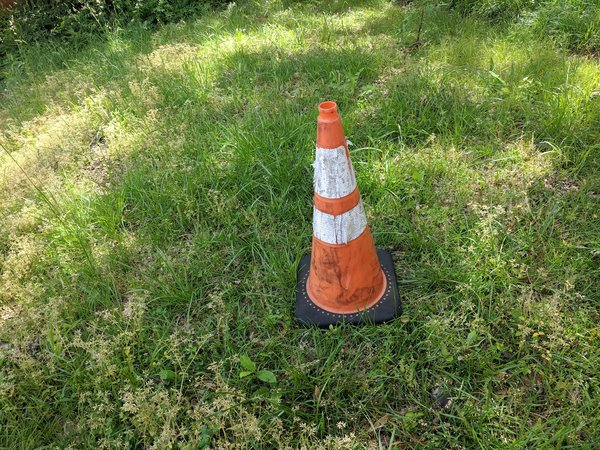
#> input picture images/garden/src.jpg, 600 x 450 px
$ python graph_cuts.py -i ../images/garden   (older library calls are emulated)
#> lines starting #> are read from the running program, lines starting #| are printed output that depends on the picture
# The following approach is inspired from https://github.com/niranjantdesai/image-blending-graphcuts

import maxflow
import cv2
import numpy as np
import networkx as nx
import matplotlib.pyplot as plt
import os
import argparse
import operator
from PIL import Image
from PIL import ImageDraw
from copy import copy


class Image_blending:
    """
    Main class for image synthesis with graph cuts
    """
    def __init__(self, Source, sink, Mask, construct_graph=False):
        """
        Initializes the graph and computes the min-cut.
        :param Source: image to be blended (foreground)
        :param sink: background image
        :param Mask: manual Mask with constrained pixels
        :param construct_graph: if true, graph is saved
        """
        assert (Source.shape == sink.shape),"Source and sink must be of same dimensions"

        # Creating a graph object from max-flow library
        graph = maxflow.Graph[float]()


        # adding the nodes to
        node_ids = graph.add_grid_nodes((Source.shape[0], Source.shape[1]))

        # function is called to compute edge weights
        self.edge_weights(Source, sink)

        # non-terminal edges are added
        width = Source.shape[1]
        height = Source.shape[0]
        for i in range(height):
            for j in range(width):
                # computing the right neighbor
                if j + 1 < width:
                    weight = self.edge_weights[i, j, 0]
                    graph.add_edge(node_ids[i][j],node_ids[i][j + 1],weight,weight)

                #computing the bottom neighbor
                if i + 1 < height:
                    weight = self.edge_weights[i, j, 1]
                    graph.add_edge(node_ids[i][j], node_ids[i + 1][j], weight, weight)

                # Add terminal edge capacities for the pixels constrained to belong to the Source/sink.
                if np.array_equal(Mask[i, j, :], [0, 255, 255]):
                    graph.add_tedge(node_ids[i][j], 0, np.inf)
                elif np.array_equal(Mask[i, j, :], [255, 128, 0]):
                    graph.add_tedge(node_ids[i][j], np.inf, 0)

        # Plot graph
        if construct_graph:
            nxg = graph.get_nx_graph()
            #self.plot_graph_2d(nxg, height, width)
            self.plot_graph_2d(graph, node_ids.shape)

        # Compute max flow / min cut.
        flow = graph.maxflow()
        self.sgm = graph.get_grid_segments(node_ids)
        self.sgm1 = self.sgm

        # Generating the text file containing vector of the pixels which are identified as cut
        np.savetxt("vector_of_the_pixels_identified_as_cut .txt", Source[self.sgm], fmt='% 4d')

        # # Generating the intermediate output i.e marking the cut pixels on source with black colour
        image_cut = Source.copy()
        gray = cv2.cvtColor(Mask, cv2.COLOR_BGR2GRAY)
        contors = cv2.findContours(gray, cv2.RETR_EXTERNAL, cv2.CHAIN_APPROX_SIMPLE)
        contors = contors[0] if len(contors) == 2 else contors[1]
        for c in contors:
            cv2.drawContours(image_cut, [c], -1, (36, 255, 12), thickness=5)
        cv2.imwrite(os.path.join(image_dir,"sol_to_image_cut.png"), image_cut)

        # Plotting the pixels to be cut from the source
        img2 = np.int_(np.logical_not(self.sgm))
        # plt.imshow(img2)
        # plt.show()

        # showing the overlay of source and target images
        over_lay = cv2.addWeighted(Source, 0.5, target, 0.7, 0)
        cv2.imwrite(os.path.join(image_dir, "image_showing_overlap.png"), over_lay)


        # #printing the adjaceny matrix of the graph
        # adj_m = nx.adjacency_matrix(graph.get_nx_graph())
        # print(adj_m)  #prints the adjacency list of graph
        # np.savetxt("adjacency_list.txt", adj_m )

    # [69 lines left out: functions plot_graph_2d, edge_weights, pixel_transfer, not called in this run]


if __name__ == '__main__':
    parser = argparse.ArgumentParser()
    parser.add_argument('-i', dest='image_dir', required=True, help='Please paste the directory of Images')
    args = parser.parse_args()

    # Read the images and the Mask.
    image_dir = args.image_dir
    Source = cv2.imread(os.path.join(image_dir, 'src.jpg'))
#> Source is the input picture: shape (450, 600, 3); mean B, G, R 65.1, 120.5, 105.7
    target = cv2.imread(os.path.join(image_dir, 'target.jpg'))
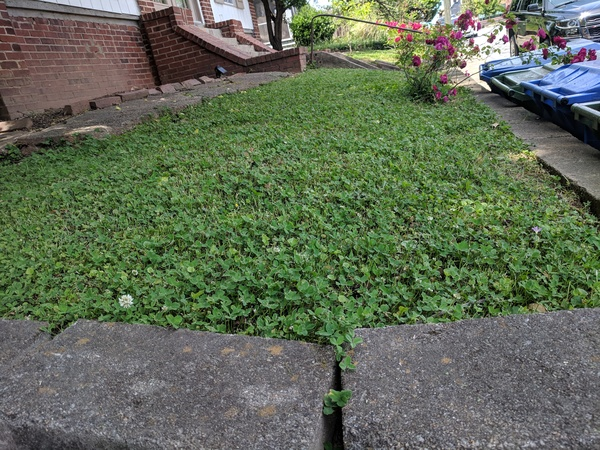
#> input picture images/garden/target.jpg, 600 x 450 px
#> target is the input picture: shape (450, 600, 3); mean B, G, R 85.5, 107.5, 96
    Mask = cv2.imread(os.path.join(image_dir, 'mask.png'))
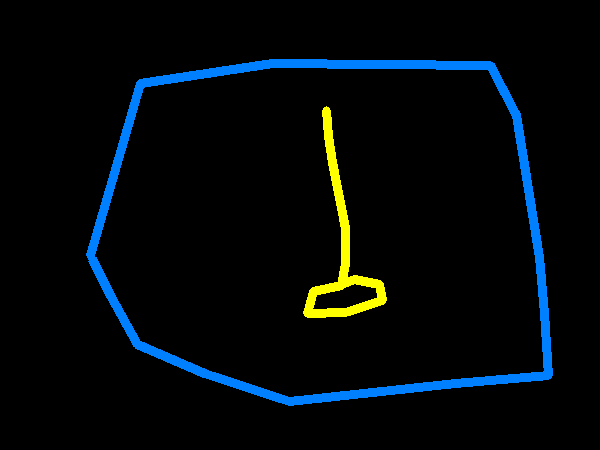
#> input picture images/garden/mask.png, 600 x 450 px
#> Mask is the input picture: shape (450, 600, 3); mean B, G, R 11.6, 8.9, 3

    # Compute the min-cut.
    image_blend = Image_blending(Source, target, Mask)
#> (the run stopped early here; a loop or call above may not have finished)
